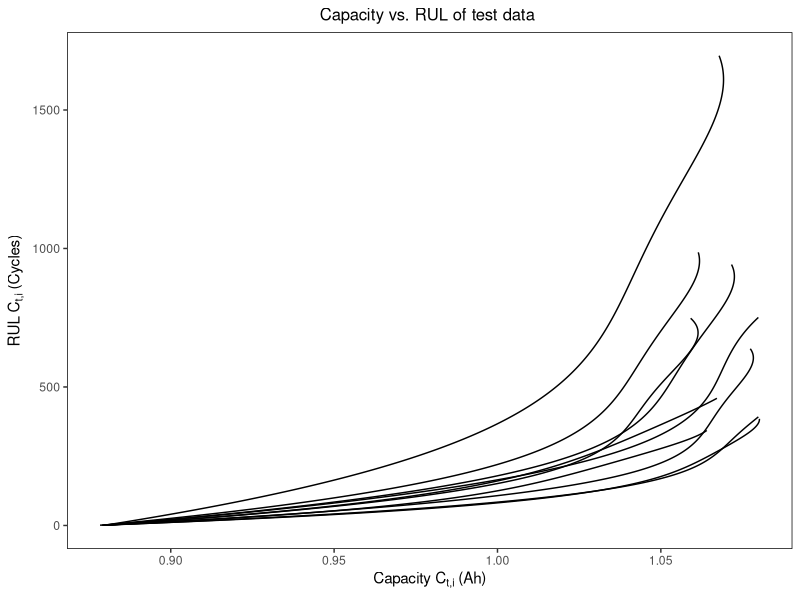
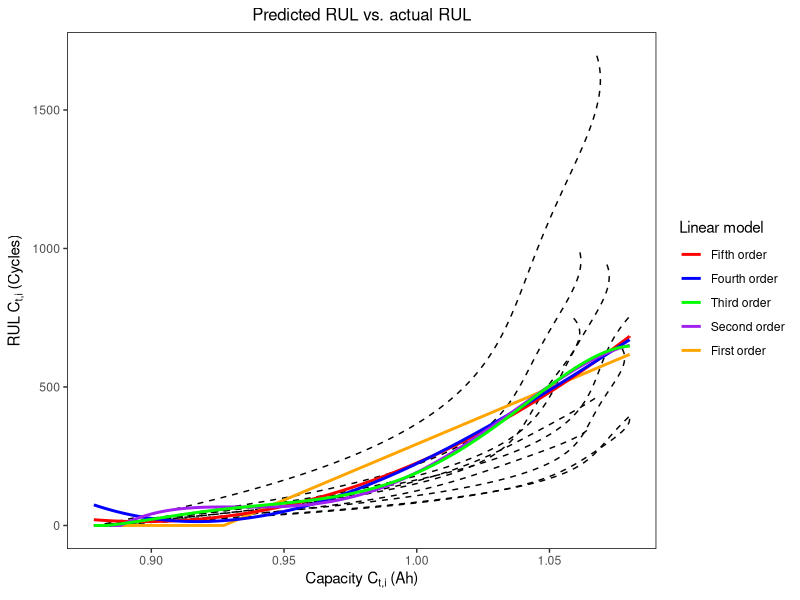
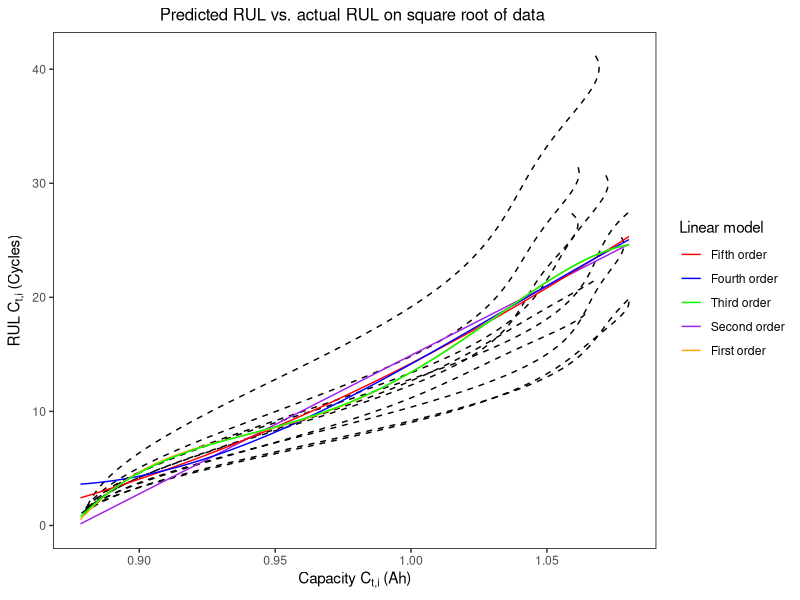
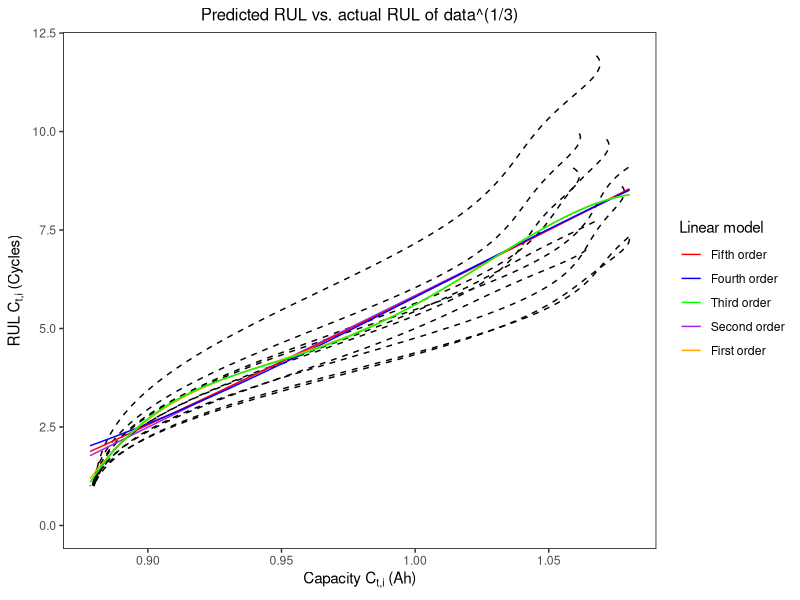

Write R code to recreate these figures, in order.
library(reshape2)
library(ggplot2)

traindat = read.csv("./Data/Traindatlong.csv")
traindat$sqrtRUL = sqrt(traindat$RUL)
traindat$one_thirdRUL = (traindat$RUL)^(1/3)

testdata = read.csv("./Data/Battery_test.csv")

# Get actual RUL of testdata
RULdata <- data.frame(testdata$Cycle) # initalize data
for (i in 1:(ncol(testdata)-1)){ # loop over each battery
  c = c(seq(sum(!is.na(testdata[i+1])), sum(!is.na(testdata[i+1]))-
              (nrow(testdata)-1), -1))
  c[c<0] = 0 # remove negative values
  RULdata[ , ncol(RULdata) + 1] <- c # Append new column
  colnames(RULdata)[ncol(RULdata)] <- paste0("NO.", i)
}

# Data formatting
RULdata_long <- melt(RULdata, id = "testdata.Cycle") # long format
testdata_long <- melt(testdata, id = "Cycle")
testdata_long$RUL <- RULdata_long$value # add RULdata to testdata
#testdata_long$sqrtRUL = sqrt(testdata_long$RUL)
#testdata_long$one_thirdRUL = (testdata_long$RUL)^(1/3)
colnames(testdata_long)[2] <- "Battery" # change column names
colnames(testdata_long)[3] <- "Capacity"

# Plot RUL of test data
ggplot(data = testdata_long, aes(x = Capacity, y = RUL, group = Battery)) +
  ggtitle("Capacity vs. RUL of test data ") + 
  xlab(bquote("Capacity" ~ C["t,i"] ~ "(Ah)")) +
  ylab(bquote("RUL" ~ C["t,i"] ~ "(Cycles)")) +
  #ggtitle("Figure 2: RUL (training)") +
  geom_path(size=0.5) +
  theme_bw() + 
  theme(plot.title = element_text(hjust = 0.5, size = 12), 
        panel.border = element_rect(colour = "black", fill=NA, size=0.5), 
        panel.grid.major = element_blank(),
        panel.grid.minor = element_blank(), 
        axis.line = element_blank())

# Fit Linear models

# DF containing prediction for RUL
predict = data.frame(Capacity = testdata_long$Capacity) 
{
#1st ord. 
lm1 = lm(RUL~Capacity, data = traindat) 
predict$lm1 = predict(lm1, new = testdata_long)

#1st ord. sqrt
lm1sqrt = lm(sqrtRUL~Capacity, data = traindat)
predict$lm1sqrt = predict(lm1sqrt, new = testdata_long)

#1st ord. 1/3
lm1third = lm(one_thirdRUL~Capacity, data = traindat)
predict$lm1third = predict(lm1third, new = testdata_long)

#2nd ord.
lm2 = lm(RUL~Capacity + I(Capacity^2), data = traindat) 
predict$lm2 = predict(lm2, new = testdata_long)

#2nd ord. sqrt
lm2sqrt = lm(sqrtRUL~Capacity + I(Capacity^2), data = traindat)
predict$lm2sqrt = predict(lm2sqrt, new = testdata_long) 

#2nd ord. 1/3
lm2third = lm(one_thirdRUL~Capacity + I(Capacity^2), data = traindat) 
predict$lm2third = predict(lm2third, new = testdata_long)

#3rd ord.
lm3 = lm(RUL~Capacity + I(Capacity^2) + I(Capacity^3), data = traindat) 
predict$lm3 = predict(lm3, new = testdata_long)

#3rd ord. sqrt
lm3sqrt = lm(sqrtRUL~Capacity + I(Capacity^2) + I(Capacity^3), data = traindat) 
predict$lm3sqrt = predict(lm3sqrt, new = testdata_long)

#3rd ord. 1/3
lm3third = lm(one_thirdRUL~Capacity + I(Capacity^2) 
              + I(Capacity^3), data = traindat)
predict$lm3third = predict(lm3third, new = testdata_long)

#4th ord.
lm4 = lm(RUL~Capacity + I(Capacity^2) + I(Capacity^3) 
         + I(Capacity^4), data = traindat) 
predict$lm4 = predict(lm4, new = testdata_long)

#4th ord. sqrt
lm4sqrt = lm(sqrtRUL~Capacity + I(Capacity^2) + I(Capacity^3) 
             + I(Capacity^4), data = traindat) 
predict$lm4sqrt = predict(lm4sqrt, new = testdata_long)

#4th ord. 1/3
lm4third = lm(one_thirdRUL~Capacity + I(Capacity^2) + 
                I(Capacity^3) + I(Capacity^4), data = traindat) 
predict$lm4third = predict(lm4third, new = testdata_long)

#5th ord.
lm5 = lm(RUL~Capacity + I(Capacity^2) + I(Capacity^3) + 
           I(Capacity^4) + I(Capacity^5), data = traindat)
predict$lm5 = predict(lm5, new = testdata_long)

#5th ord. sqrt
lm5sqrt = lm(sqrtRUL~Capacity + I(Capacity^2) + I(Capacity^3) + 
               I(Capacity^4) + I(Capacity^5), data = traindat)
predict$lm5sqrt = predict(lm5sqrt, new = testdata_long)

#5th ord. 1/3
lm5third = lm(one_thirdRUL~Capacity + I(Capacity^2) + I(Capacity^3) + 
                I(Capacity^4) + I(Capacity^5), data = traindat)
predict$lm5third = predict(lm5third, new = testdata_long)
}
# set negative values and non-existing values to 0
predict[(predict < 0) | is.na(predict)] = 0 


# Calculate errors for each method
MSE = c() # mean squared error
MAPE = c() # mean absolute percentage error

for (i in seq(2,ncol(predict),3)){ # loop over each linear fit in steps of 3
    MSE = append(MSE,mean((testdata_long$RUL - predict[,i])^2)) # calculate MSE
    MSE = append(MSE,mean((sqrt(testdata_long$RUL) - predict[,i+1])^2)) # sqrt method
    MSE = append(MSE,mean(((testdata_long$RUL)^(1/3) - predict[,i+2])^2)) # inverse cube
    
    RUL  = testdata_long$RUL
    x1 = abs((RUL-predict[,i])/RUL) * 100 # calculate absolute percentage error
    x1[is.na(x1)] <- 0 # set NaN to 0
    MAPE = append(MAPE,mean(x1))
    
    # same for sqrt
    RUL = sqrt(testdata_long$RUL)
    x2 = abs((RUL-predict[,i+1])/RUL) * 100 # calculate absolute percentage error
    x2[is.na(x2)] <- 0 # set NaN to 0
    MAPE = append(MAPE,mean(x2))
    
    # Inverse cube
    RUL = testdata_long$RUL^(1/3)
    x3 = abs((RUL-predict[,i+2])/RUL) * 100 # calculate absolute percentage error
    x3[is.na(x3)] <- 0 # set NaN to 0
    MAPE = append(MAPE,mean(x3))

}

error <- data.frame(MSE = MSE, MAPE = MAPE)
# fix rownames
rownames(error)[seq(1,15,3)] <- paste0("lm", seq(1,5))
rownames(error)[seq(2,15,3)] <- paste0("lm", seq(1,5),"sqrt")
rownames(error)[seq(3,15,3)] <- paste0("lm", seq(1,5),"^(1/3)")

# Plot linear fits
ggplot() +
  xlab(bquote("Capacity" ~ C["t,i"] ~ "(Ah)")) +
  ylab(bquote("RUL" ~ C["t,i"] ~ "(Cycles)")) +
  ggtitle("Predicted RUL vs. actual RUL") +
  geom_path(data = testdata_long, 
            aes(x = Capacity, y = RUL, group = Battery), size=0.5,lty=2) +
  theme_bw() + 
  theme(plot.title = element_text(hjust = 0.5, size = 12), 
        panel.border = element_rect(colour = "black", fill=NA, linewidth=0.5), 
        panel.grid.major = element_blank(),
        panel.grid.minor = element_blank(), 
        axis.line = element_blank()) +
  geom_line(data = predict, 
            aes(x = testdata_long$Capacity, y = lm1, color = 'red'),linewidth=1) +
  geom_line(data = predict, 
            aes(x = testdata_long$Capacity, y = lm2, color = 'blue'),linewidth=1) +
  geom_line(data = predict, 
            aes(x = testdata_long$Capacity, y = lm3, color = 'green'),linewidth=1) +
  geom_line(data = predict, 
            aes(x = testdata_long$Capacity, y = lm4, color = 'purple'),linewidth=1) +
  geom_line(data = predict, 
            aes(x = testdata_long$Capacity, y = lm5, color = 'orange'),linewidth=1) +
  labs(colour="Linear model") +
  scale_color_manual(
    labels = c("Fifth order", "Fourth order","Third order", "Second order","First order"), 
    values = c("red","blue", "green","purple","orange")) 

# Plot fits on square
ggplot() +
  xlab(bquote("Capacity" ~ C["t,i"] ~ "(Ah)")) +
  ylab(bquote("RUL" ~ C["t,i"] ~ "(Cycles)")) +
  ggtitle("Predicted RUL vs. actual RUL on square root of data ") +
  geom_path(data = testdata_long, 
            aes(x = Capacity, y = sqrt(RUL), group = Battery), size=0.5, lty=2) +
  theme_bw() + 
  theme(plot.title = element_text(hjust = 0.5, size = 12), 
        panel.border = element_rect(colour = "black", fill=NA, linewidth=0.5), 
        panel.grid.major = element_blank(),
        panel.grid.minor = element_blank(), 
        axis.line = element_blank()) +
  geom_line(data = predict, aes(x = testdata_long$Capacity, y = lm1sqrt, color = 'red') ) +
  geom_line(data = predict, aes(x = testdata_long$Capacity, y = lm2sqrt, color = 'blue') ) +
  geom_line(data = predict, aes(x = testdata_long$Capacity, y = lm3sqrt, color = 'green') ) +
  geom_line(data = predict, aes(x = testdata_long$Capacity, y = lm4sqrt, color = 'yellow') ) +
  geom_line(data = predict, aes(x = testdata_long$Capacity, y = lm5sqrt, color = 'orange') ) +
  labs(colour="Linear model") +
  scale_color_manual(
    labels = c("Fifth order", "Fourth order","Third order", "Second order","First order"), 
    values = c("red","blue", "green","purple","orange")) 


ggplot() +
  xlab(bquote("Capacity" ~ C["t,i"] ~ "(Ah)")) +
  ylab(bquote("RUL" ~ C["t,i"] ~ "(Cycles)")) +
  ggtitle("Predicted RUL vs. actual RUL of data^(1/3)") +
  geom_path(data = testdata_long, aes(x = Capacity, y = RUL^(1/3), group = Battery), size=0.5, lty=2) +
  theme_bw() + 
  theme(plot.title = element_text(hjust = 0.5, size = 12), 
        panel.border = element_rect(colour = "black", fill=NA, linewidth=0.5), 
        panel.grid.major = element_blank(),
        panel.grid.minor = element_blank(), 
        axis.line = element_blank()) +
  geom_line(data = predict, aes(x = testdata_long$Capacity, y = lm1third, color = 'red') ) +
  geom_line(data = predict, aes(x = testdata_long$Capacity, y = lm2third, color = 'blue') ) +
  geom_line(data = predict, aes(x = testdata_long$Capacity, y = lm3third, color = 'green') ) +
  geom_line(data = predict, aes(x = testdata_long$Capacity, y = lm4third, color = 'yellow') ) +
  geom_line(data = predict, aes(x = testdata_long$Capacity, y = lm5third, color = 'orange') ) +
  labs(colour="Linear model") +
  scale_color_manual(labels = c("Fifth order", "Fourth order","Third order", "Second order","First order"), values = c("red","blue", "green","purple","orange")) 
  
